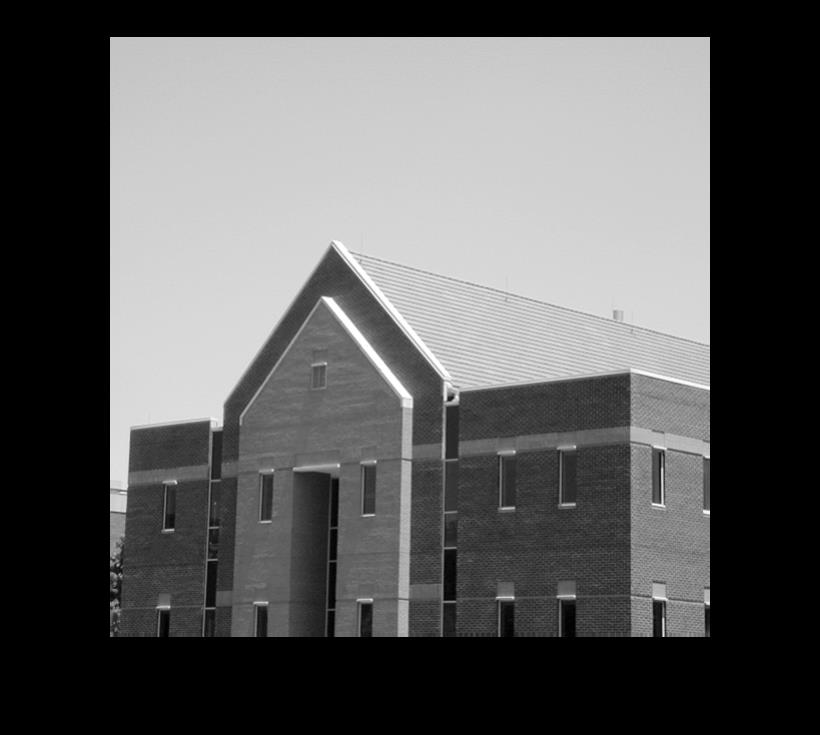
#> input picture Lab/Testbuilding.jpg, 820 x 735 px
$ python -i mini_cameras_view.py   (imports and definitions only)
#> lines starting #> are read from the running program, lines starting #| are printed output that depends on the picture; after the words box and inside, x2 and y2 are one past the last pixel; in counts of white or black regions, pixels touching at a corner belong together
### libraries/python/pal/utilities/vision.py
"""vision.py: A module for simplifying interaction with various camera types.

This module provides a set of classes designed to make it easier to interface
with different types of cameras, such as standard 2D cameras, depth cameras,
or stereo cameras. The classes include functionality for connecting to cameras,
reading image data, and performing necessary conversions or transformations.
"""
import numpy as np

from quanser.multimedia import Video3D, Video3DStreamType, VideoCapture, \
    MediaError, ImageFormat, ImageDataType


class Camera3D():
    # [311 lines left out: functions __init__, terminate, read_RGB, read_depth, read_IR, extrinsics_rgb and 3 more, not called in this run]


    def __enter__(self):
        return self

    def __exit__(self, type, value, traceback):
        self.terminate()


class Camera2D():
    def __init__(
            self,
            cameraId="0",
            frameWidth=820,
            frameHeight=410,
            frameRate=30.0,
            focalLength=np.array([[None], [None]], dtype=np.float64),
            principlePoint=np.array([[None], [None]], dtype=np.float64),
            skew=None,
            position=np.array([[None], [None], [None]], dtype=np.float64),
            orientation=np.array(
                [[None,None,None], [None,None,None], [None,None,None]],
                dtype=np.float64)
        ):
        """Configures the 2D camera based on the cameraId provided.

        If you specify focal lengths, principle points, skew as well as
            camera position & orientation in the world/inertial frame,
            camera instrinsics/extrinsic matrices can also be extracted
            using corresponding methods in this class.
        """

        self.url = "video://localhost:"+cameraId
        self.imageData = np.zeros((frameHeight, frameWidth, 3), dtype=np.uint8)
        self.frameWidth = frameWidth
        self.frameHeight = frameHeight

        self.focalLength = 2*focalLength
        self.focalLength[0, 0] = -self.focalLength[0, 0]
        self.principlePoint = principlePoint
        self.skew = skew
        self.position = position
        self.orientation = orientation

        try:
            self.capture = VideoCapture(
                self.url,
                frameRate,
                frameWidth,
                frameHeight,
                ImageFormat.ROW_MAJOR_INTERLEAVED_BGR,
                ImageDataType.UINT8,
                None,
                0
            )
            self.capture.start()
        except MediaError as me:
            print(me.get_error_message())

    # [45 lines left out: functions read, reset, terminate, extrinsics, intrinsics, not called in this run]

    def __enter__(self):
        """Used for with statement."""
        return self

    def __exit__(self, type, value, traceback):
        """Used for with statement. Terminates the Camera"""
        self.terminate()

### Lab/mini_cameras_view.py
import sys
import cv2
import numpy as np
import threading
from pal.products.qcar import QCarCameras, IS_PHYSICAL_QCAR
from pal.utilities.vision import Camera2D

def region_of_interest(image):
    height, width = image.shape[:2]
    polygons = np.array([
    [(0,int(height/2+110)),(int(width/2),int(height/2)),(width,int(height/2+110))]]) #(200,height),(1100, height),(550, 250)
    mask = np.zeros_like(image)
    cv2.fillPoly(mask,polygons,255)
    masked_image = cv2.bitwise_and(image,mask)
    return masked_image

# Lane detection using Hough Line Transform
def detect_lanes(frame):
    # Preprocess the frame (convert to grayscale and apply Gaussian blur)
    gray = cv2.cvtColor(frame, cv2.COLOR_BGR2GRAY)
    blurred = cv2.GaussianBlur(gray, (5, 5), 0)

    # Perform edge detection (Canny)
    edges = cv2.Canny(blurred, 50, 150)

    # Define ROI (Region of Interest)
    cropped_roi = region_of_interest(edges)


    # Use Hough Line Transform to detect lines\
    lines_list =[]
    lines = cv2.HoughLinesP(
                cropped_roi, # Input edge image
                1, # Distance resolution in pixels
                np.pi/180, # Angle resolution in radians
                threshold=70, #50  Min number of votes for valid line
                minLineLength=1, #1  Min allowed length of line
                maxLineGap=10 #15 Max allowed gap between line for joining them
                )


    # Draw the detected lines on the frame
    if lines is not None:
        for line in lines:
            x1, y1, x2, y2 = line[0]
            cv2.line(gray, (x1, y1), (x2, y2), (0, 0, 255), 2)
            cv2.line(frame, (x1, y1), (x2, y2), (0, 0, 255), 2)
            cv2.imshow("GrayScale",gray)
            cv2.imshow("Cropped ROI",cropped_roi)


# [1 line that did not run here, left out]
# [1 line that did not run here, left out]
# [1 line that did not run here, left out]
# [1 line that did not run here, left out]

def camPreview(camIDs):
    while True:
        if "front" in camIDs:
            camera_front.read()
            if camera_front is not None:
                detect_lanes(camera_front.imageData)
                cv2.imshow("Camera Front", camera_front.imageData)
        if "back" in camIDs:
            camera_back.read()
            if camera_back is not None:
                detect_lanes(camera_back.imageData)
                cv2.imshow("Camera Back", camera_back.imageData)
        if "left" in camIDs:
            camera_left.read()
            if camera_left is not None:
                detect_lanes(camera_left.imageData)
                cv2.imshow("Camera Left", camera_left.imageData)
        if "right" in camIDs:
            camera_right.read()
            if camera_right is not None:
                detect_lanes(camera_right.imageData)
                cv2.imshow("Camera Right", camera_right.imageData)
        key = cv2.waitKey(100)
        if key == 27:  # exit on ESC
            camera_front.terminate()
            cv2.destroyWindow("Camera Front")
            camera_right.terminate()
            cv2.destroyWindow("Camera Right")
            camera_back.terminate()
            cv2.destroyWindow("Camera Back")
            camera_left.terminate()
            cv2.destroyWindow("Camera Left")
            break

# [8 lines not run here, left out]

>>> import cv2
>>> picture = cv2.imread('Testbuilding.jpg')
#> picture is the input picture: shape (735, 820, 3); min 0, max 255, mean 91.1
>>> result = detect_lanes(picture)
#> in detect_lanes, `edges = cv2.Canny(blurred, 50, 150)`:
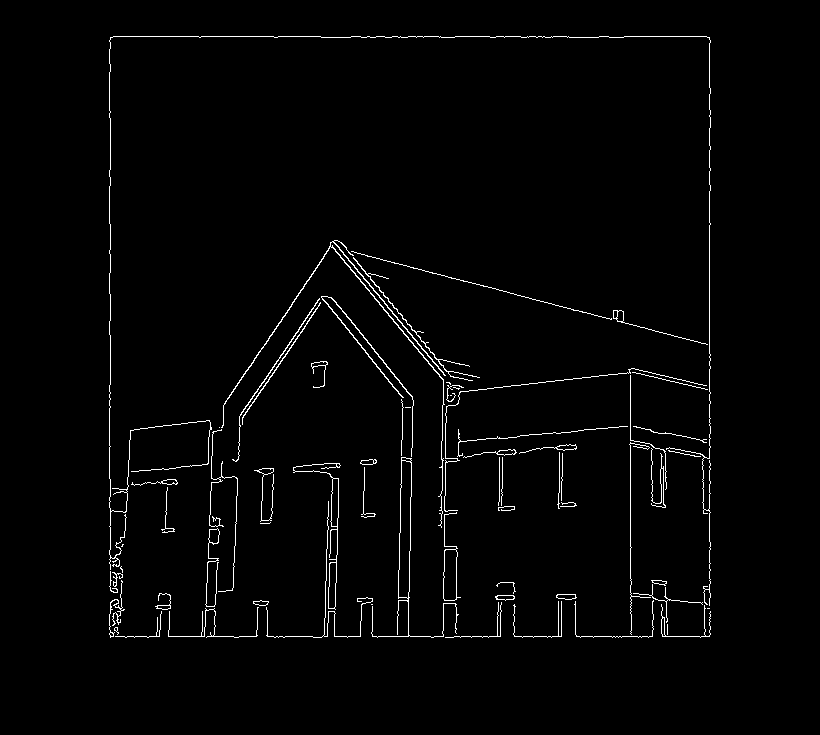
#> edges: shape (735, 820); 1.8% white in thin lines or dots, all inside (x1, y1, x2, y2) = (109, 36, 711, 638)
#> in region_of_interest, `cv2.fillPoly(mask,polygons,255)`:
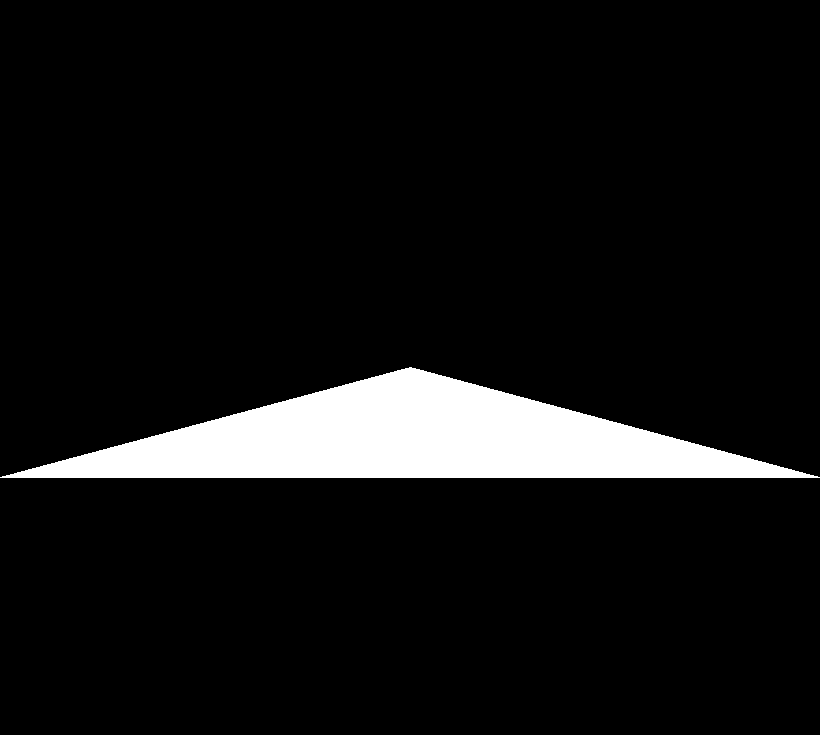
#> mask: shape (735, 820); 7.6% white; 1 white region, box (x1, y1, x2, y2) and area: (0, 367, 820, 478) 45865
#> in region_of_interest, `masked_image = cv2.bitwise_and(image,mask)`:
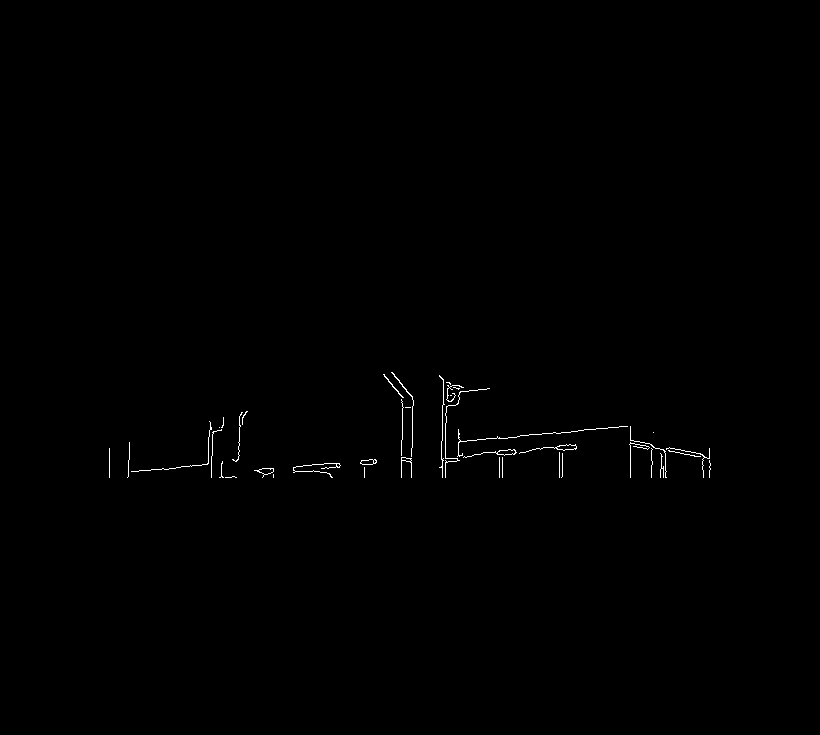
#> masked_image: shape (735, 820); 0.34% white in thin lines or dots, all inside (x1, y1, x2, y2) = (109, 372, 711, 478)
#> in detect_lanes, `lines = cv2.HoughLinesP( cropped_roi,`: lines = [[459, 441, 630, 426], [401, 458, 411, 458], [296, 466, 339, 463], [536, 448, 575, 444], [635, 444, 649, 443], [401, 477, 402, 384], [441, 459, 471, 456]]
#> the loop in detect_lanes, `for line in lines:` made 7 passes
#> after the loop in detect_lanes, `for line in lines:`:
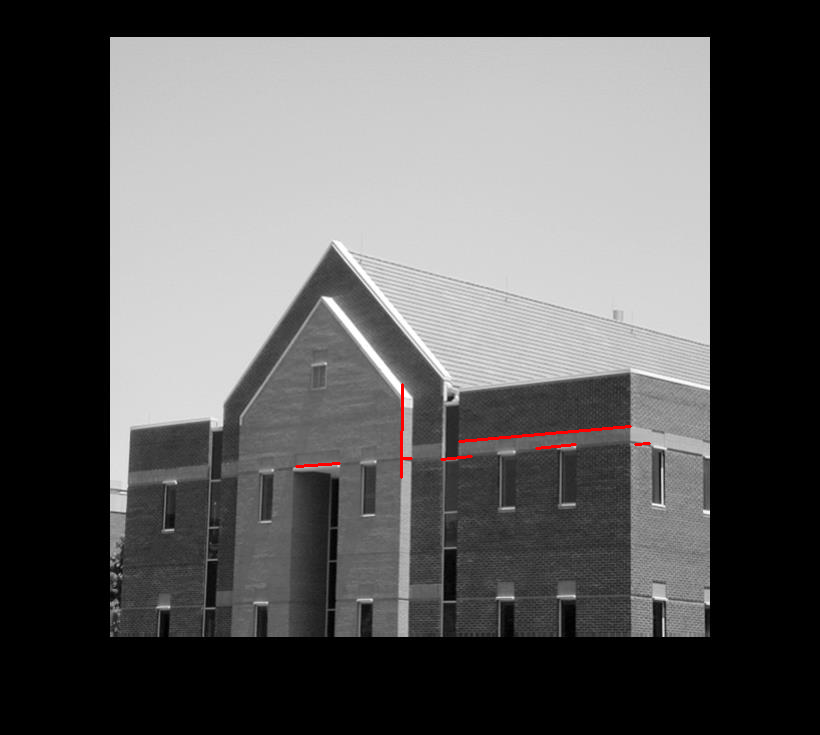
#> frame: shape (735, 820, 3); 0.2% of pixels changed, all inside (x1, y1, x2, y2) = (295, 383, 651, 479)
#> after the loop in detect_lanes, `for line in lines:`:
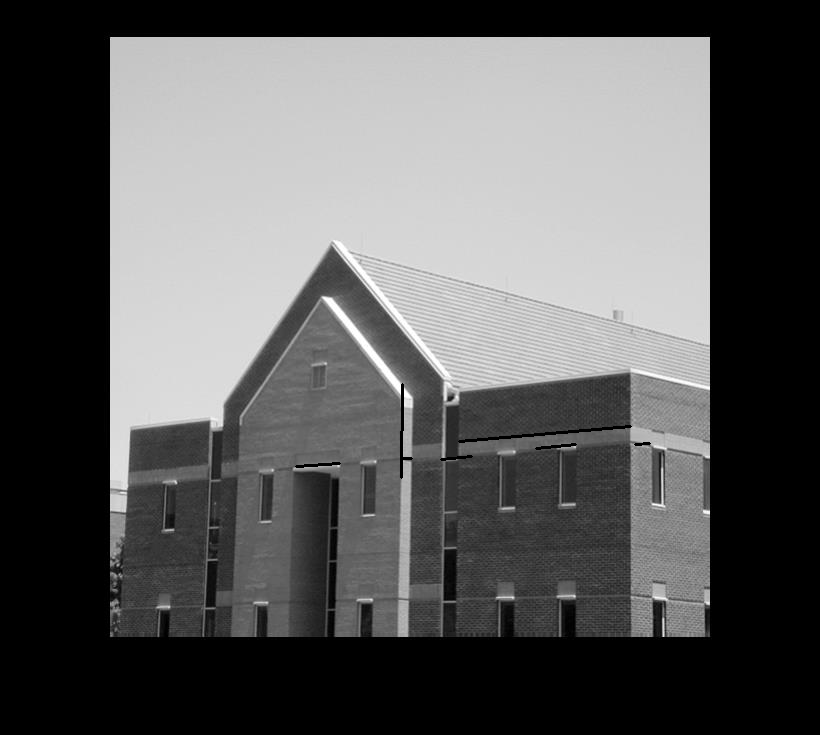
#> gray: shape (735, 820); min 0, max 255, mean 90.9

$ run again, on Lab/CurveLane.png
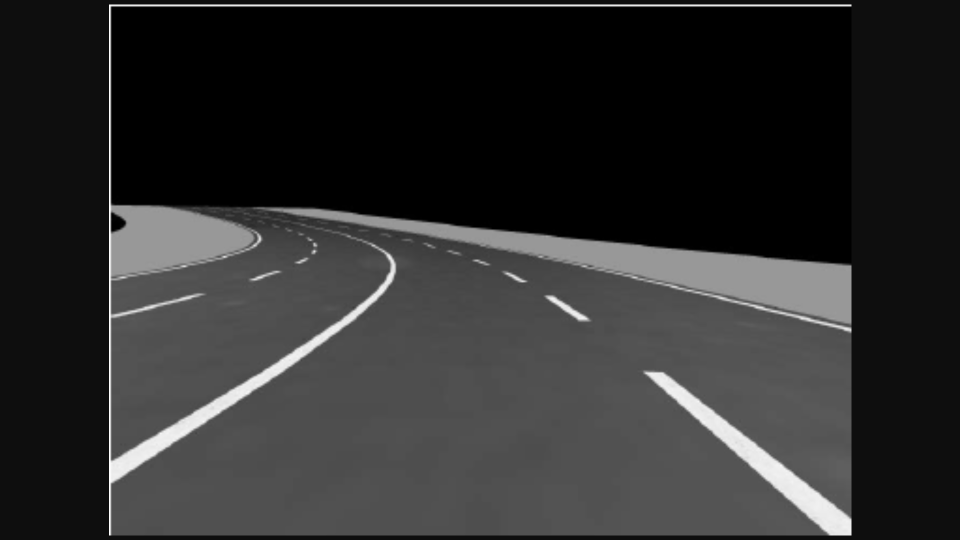
#> input picture Lab/CurveLane.png, 1920 x 1080 px (shown at 1/2 size)
#> picture is the input picture: shape (1080, 1920, 3); min 0, max 255, mean 45.5
#> in detect_lanes, `edges = cv2.Canny(blurred, 50, 150)`:
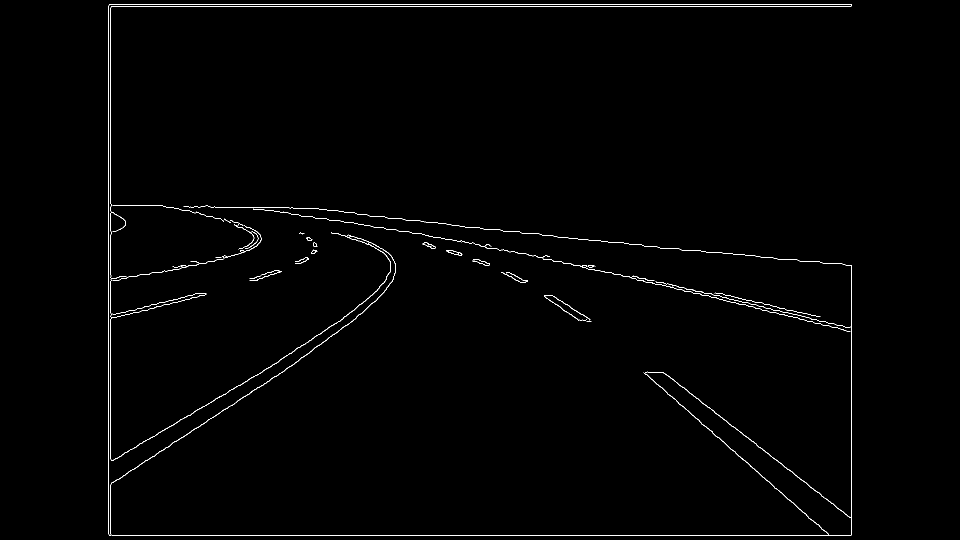
#> edges: shape (1080, 1920) (shown at 1/2 size); 0.8% white in thin lines or dots, all inside (x1, y1, x2, y2) = (217, 8, 1704, 1072)
#> mask: shape (1080, 1920); 5.2% white; 1 white region, box (x1, y1, x2, y2) and area: (0, 540, 1920, 651) 107460
#> masked_image: shape (1080, 1920); 0.08% white in thin lines or dots, all inside (x1, y1, x2, y2) = (217, 545, 1704, 651)
#> lines = [[1420, 593, 1650, 650], [1464, 598, 1676, 650], [679, 642, 754, 581], [1088, 593, 1156, 639], [1105, 591, 1140, 613]]
#> the loop in detect_lanes, `for line in lines:` made 5 passes
#> after the loop in detect_lanes, `for line in lines:`:
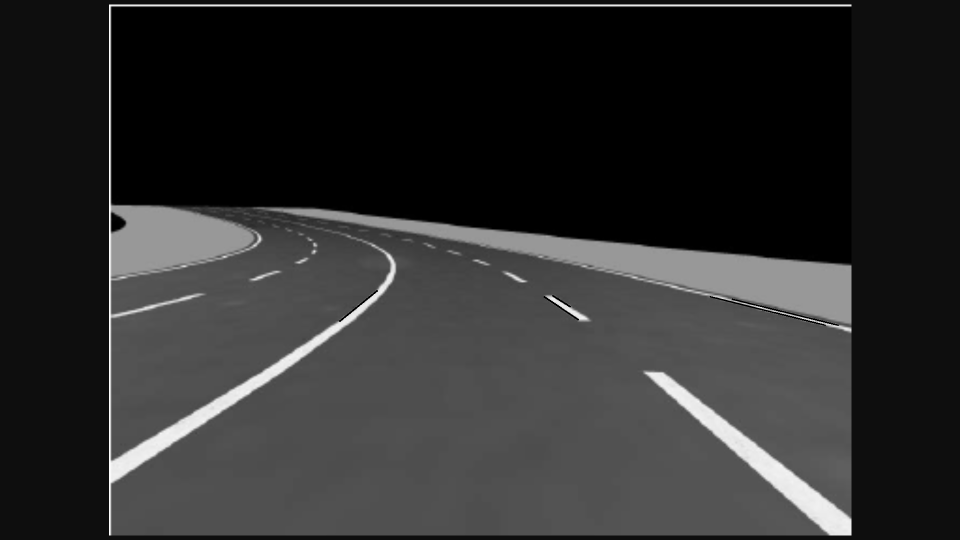
#> gray: shape (1080, 1920) (shown at 1/2 size); min 0, max 255, mean 45.4
